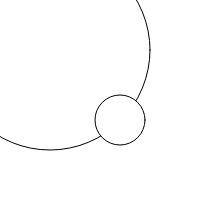
Frame 1 (no input)
Frame 60 (no input): identical to frame 1, image omitted
Frame 120 (the mouse pressed at the canvas centre since frame 60): identical to frame 1, image omitted

The p5.js sketch that drew this single still picture (run headless with seeded random() and noise() and a simulated clock; from frame 60 on, the mouse is pressed at the canvas centre):

// p5.js sketch
// ── sketch.js
function setup() {
    createCanvas(200, 200);
}

function draw() {
    background(255)
    stroke(0)
    circle(50, 50, 200);
    circle(120, 120, 50);
    
}
